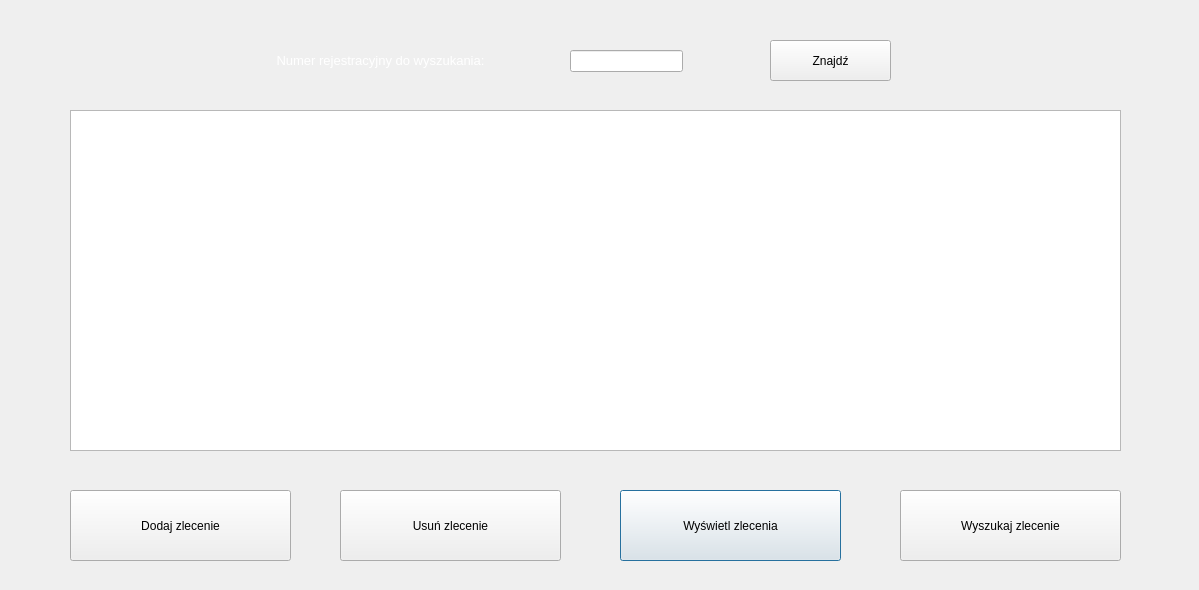
<?xml version="1.0" encoding="UTF-8"?>
<ui version="4.0">
 <class>searchService</class>
 <widget class="QDialog" name="searchService">
  <property name="geometry">
   <rect>
    <x>0</x>
    <y>0</y>
    <width>1199</width>
    <height>590</height>
   </rect>
  </property>
  <property name="minimumSize">
   <size>
    <width>1199</width>
    <height>590</height>
   </size>
  </property>
  <property name="maximumSize">
   <size>
    <width>1199</width>
    <height>590</height>
   </size>
  </property>
  <property name="windowTitle">
   <string>Car Workshop Management</string>
  </property>
  <widget class="QPushButton" name="pushButton_5">
   <property name="geometry">
    <rect>
     <x>620</x>
     <y>490</y>
     <width>221</width>
     <height>71</height>
    </rect>
   </property>
   <property name="text">
    <string>Wyświetl zlecenia</string>
   </property>
  </widget>
  <widget class="QPushButton" name="pushButton_6">
   <property name="geometry">
    <rect>
     <x>340</x>
     <y>490</y>
     <width>221</width>
     <height>71</height>
    </rect>
   </property>
   <property name="text">
    <string>Usuń zlecenie</string>
   </property>
  </widget>
  <widget class="QPushButton" name="pushButton_4">
   <property name="geometry">
    <rect>
     <x>900</x>
     <y>490</y>
     <width>221</width>
     <height>71</height>
    </rect>
   </property>
   <property name="text">
    <string>Wyszukaj zlecenie</string>
   </property>
  </widget>
  <widget class="QPushButton" name="pushButton_7">
   <property name="geometry">
    <rect>
     <x>70</x>
     <y>490</y>
     <width>221</width>
     <height>71</height>
    </rect>
   </property>
   <property name="text">
    <string>Dodaj zlecenie</string>
   </property>
  </widget>
  <widget class="QLabel" name="label">
   <property name="geometry">
    <rect>
     <x>220</x>
     <y>30</y>
     <width>321</width>
     <height>61</height>
    </rect>
   </property>
   <property name="text">
    <string>&lt;html&gt;&lt;head/&gt;&lt;body&gt;&lt;p align=&quot;center&quot;&gt;&lt;span style=&quot; font-size:10pt; color:#ffffff;&quot;&gt;Numer rejestracyjny do wyszukania:&lt;/span&gt;&lt;/p&gt;&lt;/body&gt;&lt;/html&gt;</string>
   </property>
  </widget>
  <widget class="QLineEdit" name="lineEdit">
   <property name="geometry">
    <rect>
     <x>570</x>
     <y>50</y>
     <width>113</width>
     <height>22</height>
    </rect>
   </property>
  </widget>
  <widget class="QPushButton" name="pushButton">
   <property name="geometry">
    <rect>
     <x>770</x>
     <y>40</y>
     <width>121</width>
     <height>41</height>
    </rect>
   </property>
   <property name="text">
    <string>Znajdź</string>
   </property>
  </widget>
  <widget class="QLabel" name="picture">
   <property name="geometry">
    <rect>
     <x>0</x>
     <y>0</y>
     <width>1260</width>
     <height>601</height>
    </rect>
   </property>
   <property name="text">
    <string/>
   </property>
  </widget>
  <widget class="QLabel" name="theme1">
   <property name="geometry">
    <rect>
     <x>30</x>
     <y>20</y>
     <width>1131</width>
     <height>461</height>
    </rect>
   </property>
   <property name="text">
    <string/>
   </property>
  </widget>
  <widget class="QTableView" name="tableView_2">
   <property name="geometry">
    <rect>
     <x>70</x>
     <y>110</y>
     <width>1051</width>
     <height>341</height>
    </rect>
   </property>
  </widget>
  <zorder>picture</zorder>
  <zorder>theme1</zorder>
  <zorder>pushButton_5</zorder>
  <zorder>pushButton_6</zorder>
  <zorder>pushButton_4</zorder>
  <zorder>pushButton_7</zorder>
  <zorder>label</zorder>
  <zorder>lineEdit</zorder>
  <zorder>pushButton</zorder>
  <zorder>tableView_2</zorder>
 </widget>
 <resources/>
 <connections/>
</ui>
